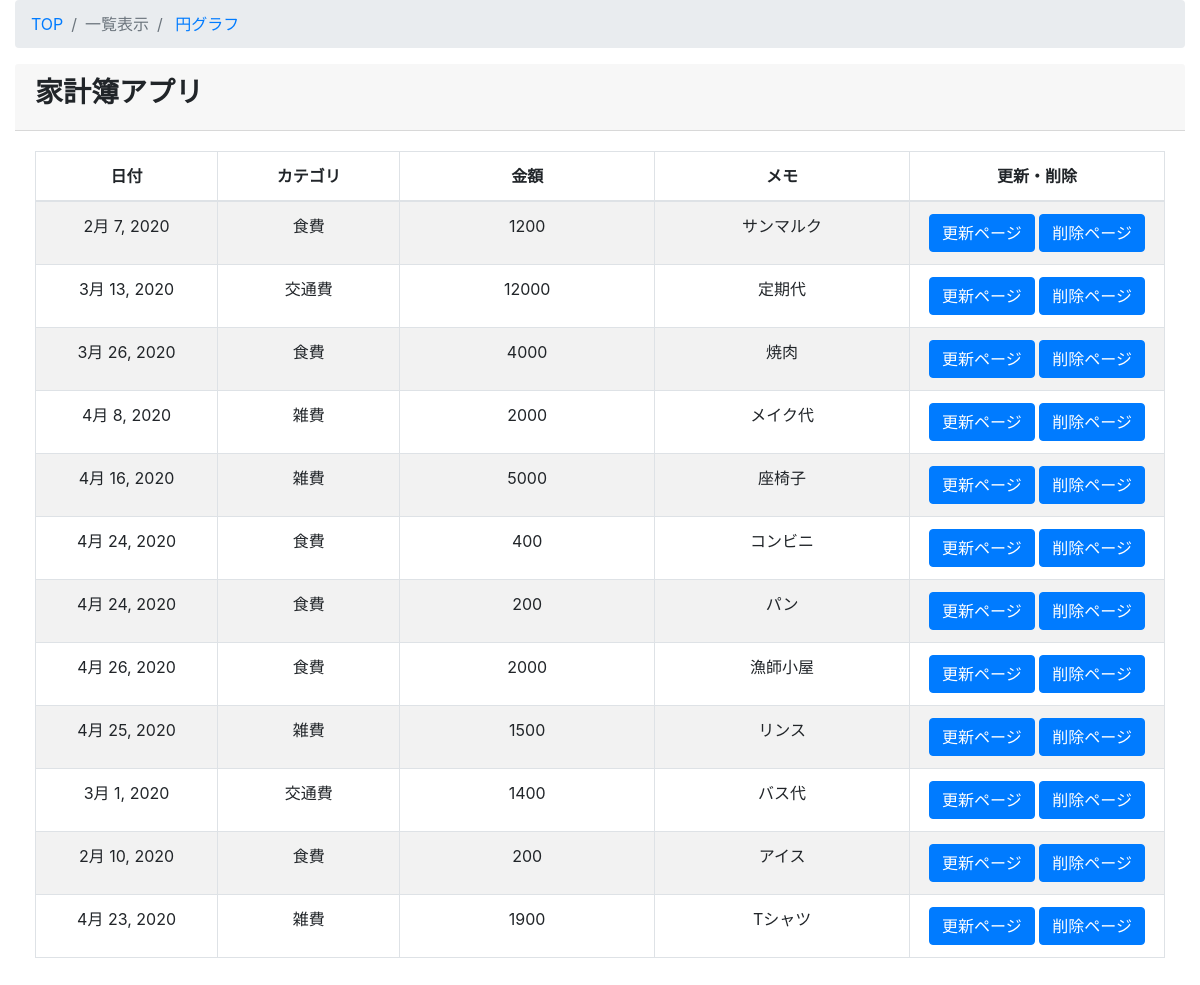
Page /kakeibo/kakeibo_list/ on the earlier database version.
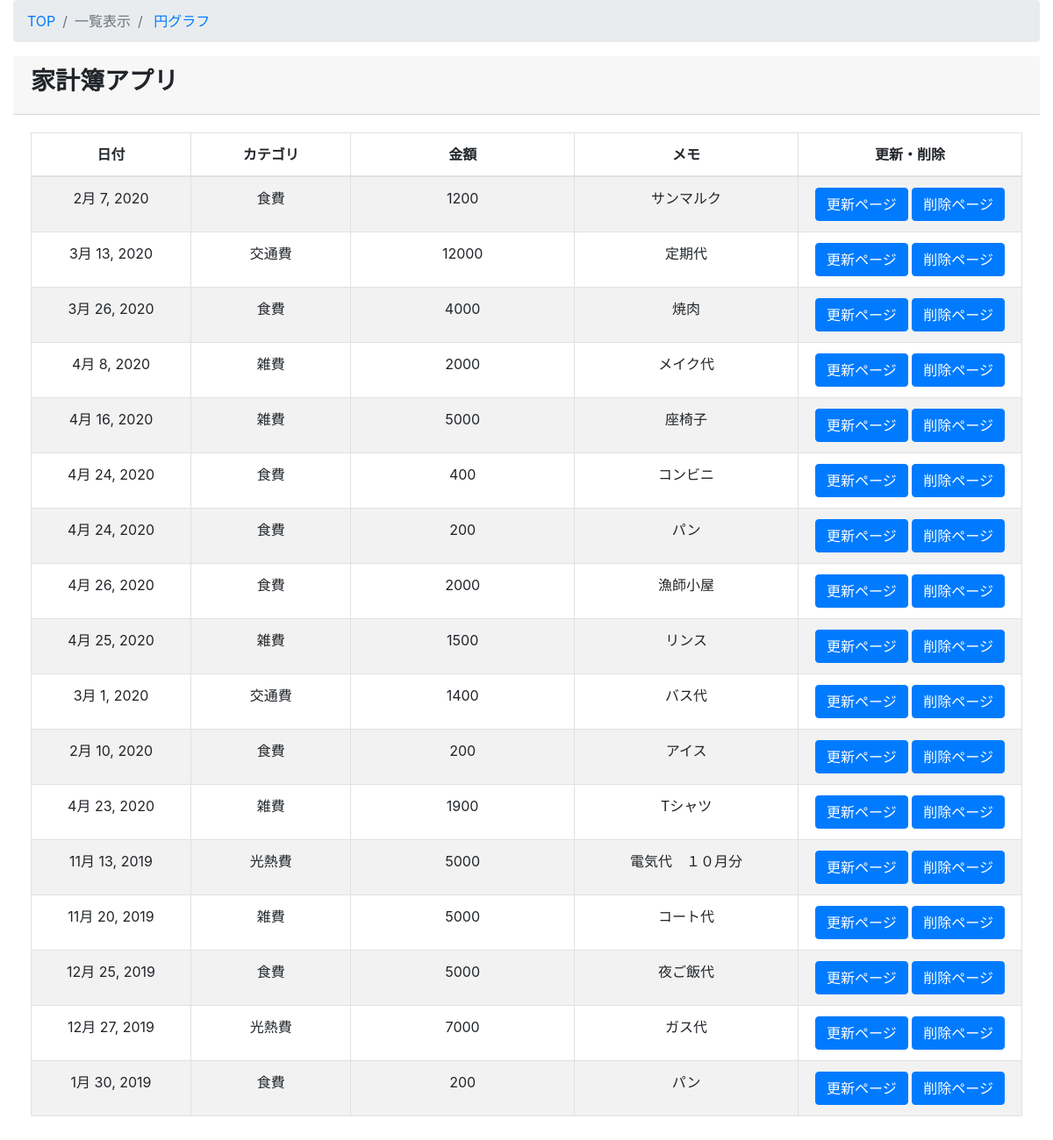
Same page on the later database version.
### kakeibo/models.py (models this page shows, shortened)
class Kakeibo(models.Model):
    class Meta:
        db_table="kakeibo"
        verbose_name="家計簿"
        verbose_name_plural="家計簿"
    date=models.DateField(verbose_name="日付",default=datetime.now)
    category=models.ForeignKey(Category,on_delete=models.PROTECT,verbose_name="カテゴリ")
    money=models.IntegerField(verbose_name="金額",help_text="単位は日本円")
    memo=models.CharField(verbose_name="メモ",max_length=500)

class Category(models.Model):
    class Meta:
        db_table="category"
        verbose_name="カテゴリ"
        verbose_name_plural="カテゴリ"
    category_name=models.CharField(max_length=255,unique=True)
    def __str__(self):
        return self.category_name

### kakeibo/views.py (the view)
# urls.py: path('kakeibo_list/',views.KakeiboListView.as_view(),name='kakeibo_list'),
class KakeiboListView(ListView):
    model=Kakeibo
    template_name='kakeibo/kakeibo_list.html'
    def queryset(self):
        return Kakeibo.objects.all()

### kakeibo/templates/kakeibo/kakeibo_list.html
{% extends 'kakeibo/base.html' %}
{% block content %}
<div class="content-wrapper">
    <div class="container-fluid">
        <ol class="breadcrumb">
            <li class="breadcrumb-item">
                <a href="{% url 'kakeibo:kakeibo_list' %}">TOP</a>
            </li>
            <li class="breadcrumb-item active">一覧表示</li>
            <li class="breadcrumb-item">
                <a href="{% url 'kakeibo:kakeibo_circle' %}">円グラフ</a>
            </li>
        </ol>
        <div clss="card mb-3">
            <div class="card-header">
                <h3><b>家計簿アプリ</b></h3></div>
            <div class="card-body">
                <div class="table-responsive">
                    <table id=kakeibo_list width="100%" class="table table-striped table-bordered table-hover">
                        <thead>
                            <tr>
                                <th class="text-center">日付</th>
                                <th class="text-center">カテゴリ</th>
                                <th class="text-center">金額</th>
                                <th class="text-center">メモ</th>
                                <th class="text-center">更新・削除</th>
                            </tr>
                        </thead>
                        <tbody>
                            {% for item in object_list %}
                                <tr class="odd gradeX text-center">
                                    <td class="text-center" width="100">{{ item.date }}</td>
                                    <td class="text-center" width="100">{{ item.category }}</td>
                                    <td class="text-center" width="140">{{ item.money }}</td>
                                    <td class="text-center" width="140">{{ item.memo }}</td>
                                    <td class="text-center" width="140">
                                <a class="btn btn-primary" href="{% url 'kakeibo:kakeibo_update' item.pk %}" role="button">更新ページ</a>
                                <a class="btn btn-primary" href="{% url 'kakeibo:kakeibo_delete' item.pk %}" role="button">削除ページ</a>
                                </td>
                                </tr>
                            {% endfor %}
                        </tbody>
                    </table>
                </div>
            </div>
        </div>
    </div>
</div>
{% endblock content %}

### kakeibo/templates/kakeibo/base.html (shortened to what this page needs)
<!doctype html>
<html>
    <head>
        <link rel="stylesheet" href="https://maxcdn.bootstrapcdn.com/bootstrap/4.0.0-beta.2/css/bootstrap.min.css">
        <link rel="stylesheet" href="https://cdn.datatables.net/t/bs-3.3.6/jqc-1.12.0,dt-1.10.11/datatables.min.css">
    </head>
    <body>
        {% block content %}{% endblock %}
    </body>
</html>

Differences in the rows shown:
added Kakeibo: date "11月 13, 2019", category "光熱費", money "5000", memo "電気代 １０月分"
added Kakeibo: date "11月 20, 2019", category "雑費", money "5000", memo "コート代"
added Kakeibo: date "12月 25, 2019", category "食費", money "5000", memo "夜ご飯代"
added Kakeibo: date "12月 27, 2019", category "光熱費", money "7000", memo "ガス代"
added Kakeibo: date "1月 30, 2019", category "食費", money "200", memo "パン"
